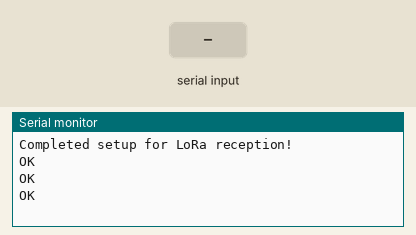
A program run on a simulated ESP32. Shown: the last lines printed to the serial monitor. Inputs (shaded band) come from the test bench. The modem accepts every AT command (registered, SIM ready, sends succeed) and sends nothing else.

Above: at 5.2 s.
5.3 s: "+RCV\n" received over the second serial link
At 5.6 s:
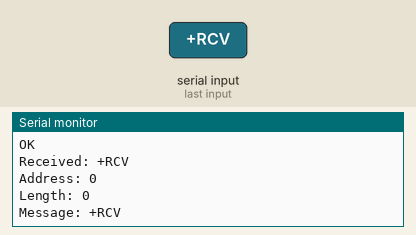
6.8 s: ":\n" received over the second serial link
At 8.0 s:
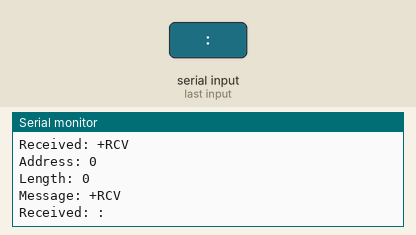
8.3 s: ",\n" received over the second serial link
At 9.1 s:
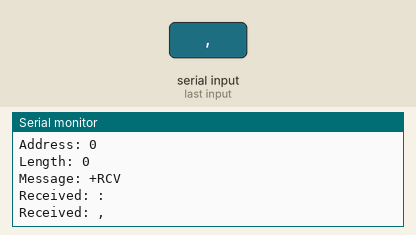
9.8 s: "5\n" received over the second serial link
At 10.3 s:
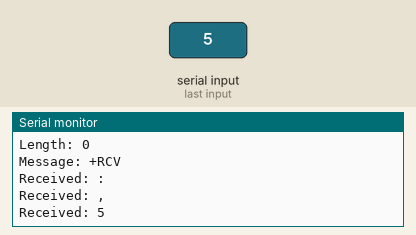
11.3 s: "1:90:45\n" received over the second serial link
At 12.5 s:
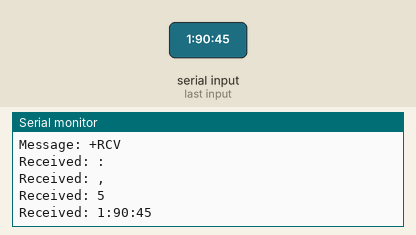
12.8 s: "+RCV:45\n" received over the second serial link
At 13.8 s:
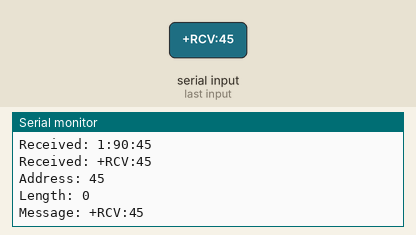

The program:

main.cpp
```cpp
#include <Arduino.h>
#include <SoftwareSerial.h>

#define RX_PIN 25
#define TX_PIN 26

SoftwareSerial lora(RX_PIN, TX_PIN);

void setup() {
  Serial.begin(9600);
  while(!Serial);

  lora.begin(9600);
  Serial.println("Completed setup for LoRa reception!");
  delay(1000);

  char* lora_IPR = "AT+IPR=9600\r\n";           // BAUD RATE
  char* lora_ADDRESS = "AT+ADDRESS=121\r\n";    // 0~65535(default 0)
  char* lora_NETWORKID = "AT+NETWORKID=6\r\n";  // 0~16(default 0)

  lora.write(lora_IPR);
  delay(1000);
  if (lora.available()) {
    while (lora.available()) {
      char c = lora.read();
      Serial.print(c);
    }
    Serial.println();
  }

  lora.write(lora_ADDRESS);
  delay(1000);
  if (lora.available()) {
    while (lora.available()) {
      char c = lora.read();
      Serial.print(c);
    }
    Serial.println();
  }

  lora.write(lora_NETWORKID);
  delay(1000);
  if (lora.available()) {
    while (lora.available()) {
      char c = lora.read();
      Serial.print(c);
    }
    Serial.println();
  }


}

void loop() {
  // put your main code here, to run repeatedly:
  if (lora.available()) {
    String messageRx = lora.readStringUntil('\n');
    Serial.println("Received: " + messageRx);

    if (messageRx.startsWith("+RCV")) {
      // Extract the address, message length, and message
      int addressIndex = messageRx.indexOf(":") + 1;
      int lengthIndex = messageRx.indexOf(",", addressIndex) + 1;
      int messageIndex = messageRx.indexOf(",", lengthIndex) + 1;

      int address = messageRx.substring(addressIndex, lengthIndex - 1).toInt();
      int length = messageRx.substring(lengthIndex, messageIndex - 1).toInt();
      String message = messageRx.substring(messageIndex);

      Serial.println("Address: " + String(address));
      Serial.println("Length: " + String(length));
      Serial.println("Message: " + message);
    }
  }
}
```

Measured:
- after the input at 5.3 s, the serial monitor: prints a new line at once (image 1)
- after the input at 6.8 s, the serial monitor: prints a new line at once (image 2)
- after the input at 8.3 s, the serial monitor: prints a new line at once (image 3)
- after the input at 9.8 s, the serial monitor: prints a new line at once (image 4)
- after the input at 11.3 s, the serial monitor: prints a new line at once (image 5)
- after the input at 12.8 s, the serial monitor: prints a new line at once (image 6)
